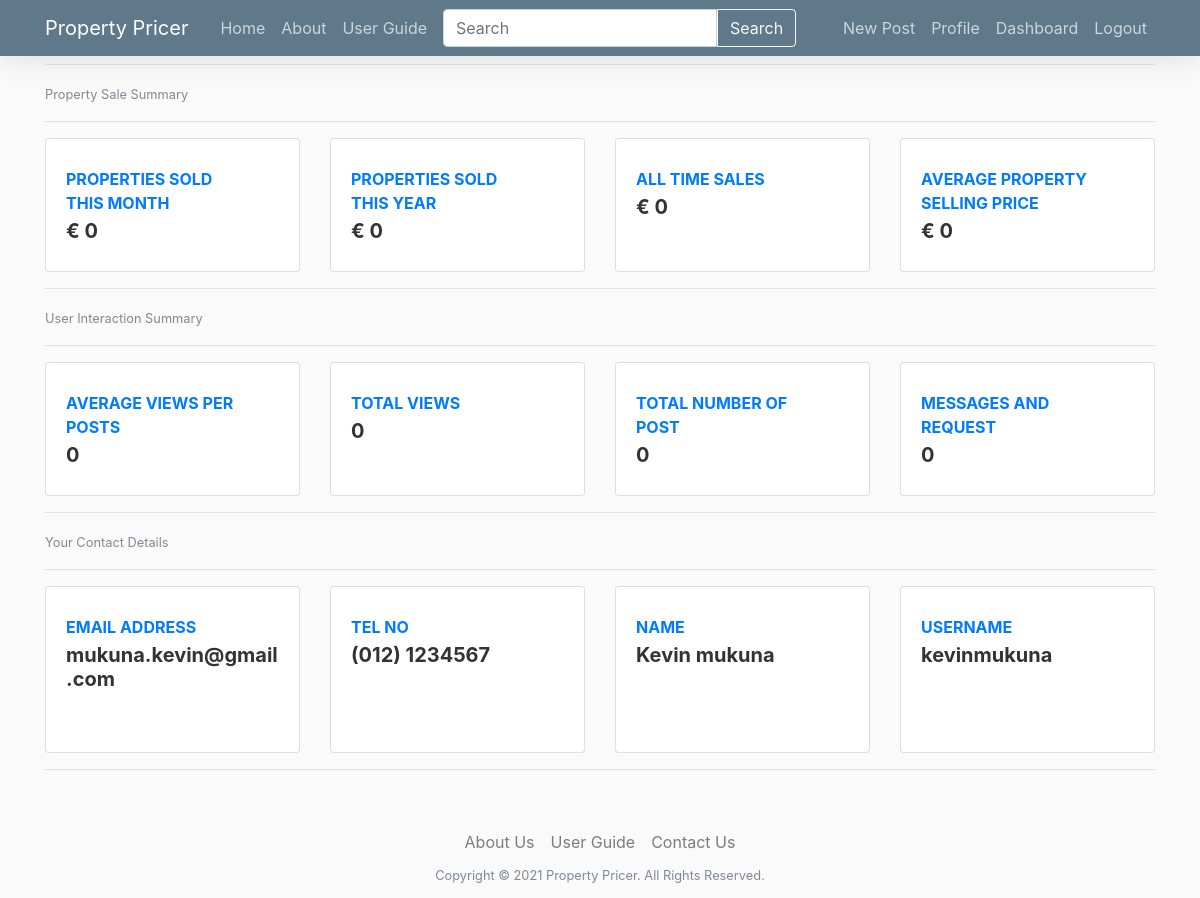
The page /dashboard/function (signed in) on the database as committed earlier.
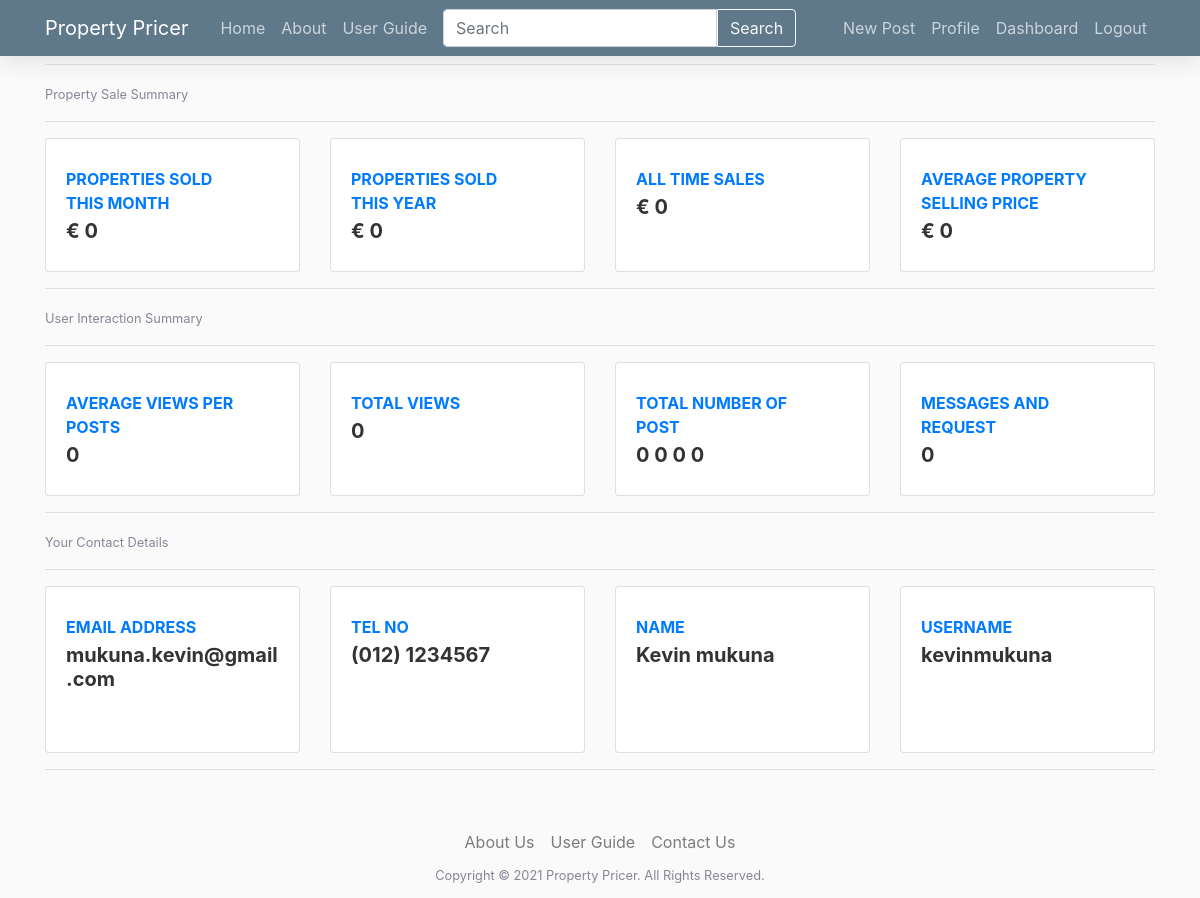
The same page on the database as committed later.
### webpages/models.py (models this page shows, shortened)
class Post(models.Model):
    property_description = models.TextField(null=True, blank=True)
    address_line_1 = models.CharField(max_length=255)
    address_line_2 = models.CharField(max_length=255, null=True, blank=True)
    city = models.CharField(max_length=128, default='')
    county = models.CharField(max_length=128, default='')
    floor_plan = models.ImageField(upload_to="floor_plan", null=True, blank=True)
    property_type = models.CharField(max_length=128, default='',
                                     choices=PROPERTY_TYPE_CHOICES)
    number_of_bedrooms = models.PositiveIntegerField()
    number_of_bathrooms = models.PositiveIntegerField()
    energy_rating = models.CharField(max_length=128, default='',
                                     choices=ENERGY_RATING_CHOICES)
    size = models.PositiveIntegerField()
    date_posted = models.DateField(default=timezone.now)
    author = models.ForeignKey(User, related_name="user_posts", on_delete=models.CASCADE)
    price = models.PositiveIntegerField(null=True, blank=True, editable=True)
    estimated_price = models.PositiveIntegerField(null=False, blank=True, editable=False)
    __original_price = None
    """
        this method return a string to redirect the user after posting to that post by returning post details the
        primary key of the newly created post
    """
    """
        overwriting the django save method
        by passing in the estimated price into the price before it is saved
    """
    def save(self, force_insert=False, force_update=False, *args, **kwargs):
        estimated_price = price_pridiction_model(
            self.number_of_bedrooms,
            self.number_of_bathrooms,
            self.size,
            int(property_type_dict[self.property_type]),
            int(energy_rating_dict[self.energy_rating])
        )
        self.estimated_price = estimated_price
        super().save(force_insert, force_update, *args, **kwargs)

### webpages/views.py (the view)
# urls.py: path('dashboard/function', views.dashboard_user_functionality, name="function"),
@login_required
def dashboard_user_functionality(request):
    return render(request, 'dashboard/all_user_function.html')

### templates/dashboard/all_user_function.html (shortened to what the changed rows need)
{% extends "base.html" %}
{% load static %}
{% block content %}
{% if request.user.is_authenticated %}
    <div>
    <h1> Dashboard Manager </h1>
    <div class="row">
        <div id="myBtn3"  class="col-xl-3 col-md-8 mb-6">
            <div class="card border-left-primary shadow h-100 py-2">
                <div class="card-body">
                    <div class="row no-gutters align-items-center">
                        <div class="col mr-2">
                            <div class="text-xs font-weight-bold text-primary text-uppercase mb-1">
                                Total number of post</div>
                            <div class="h5 mb-0 font-weight-bold text-gray-800">
                                {% for post in user.user_posts.all reversed %}
                                {{ post | length }}
                                {% endfor %}
                            </div>
                        </div>
                    </div>
                </div>
            </div>
        </div>
    </div>
    <br>
    </div>
{% endif %}
{% endblock content%}

Rows that differ between the two databases and show on the page:
added Post: post "0"
added Post: post "0"
added Post: post "0"
